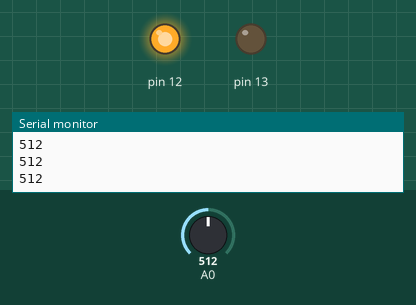
A sketch run on a simulated Arduino Uno, built with avr-gcc and run on an emulated ATmega328P. Shown: output pins drawn as LEDs (lit = HIGH), the last lines printed to the serial monitor. The test bench sets the inputs (shaded band); at power-on: A0 = 512.

Above: at 1.2 s.
1.3 s: A0 set to 104
2.8 s: A0 set to 92
At 3.3 s:
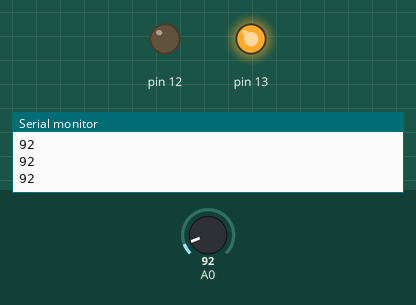
4.3 s: A0 set to 110
At 4.7 s:
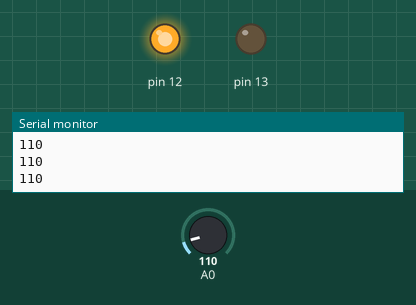
5.8 s: A0 set to 90
At 7.1 s:
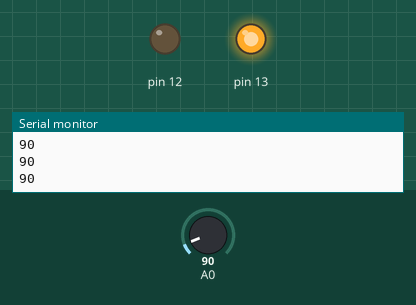
Timing chart, 0 to 8.3 s (numbered marks = the images above; inputs shaded):
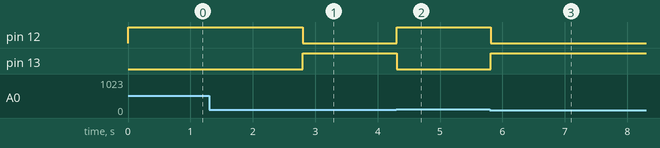

The sketch:

Arduino_manipulando_sensor_de_luminosidade.ino
```cpp
// C++ code
//
int luminosidade = 0;

void setup()
{
  pinMode(A0, INPUT);
  pinMode(13, OUTPUT);
  pinMode(12, OUTPUT);
  Serial.begin(9600);
}

void loop()
{
  luminosidade = analogRead(A0);
  if (luminosidade < 100) {
    digitalWrite(13, HIGH);
    digitalWrite(12, LOW);
  } else {
    digitalWrite(13, LOW);
    digitalWrite(12, HIGH);
  }
  Serial.println(luminosidade);
  delay(10); // Wait for 10 millisecond(s)
}
```

Measured:
- the behaviour switches between 100 and 99 on A0 (found by bisection; images 0 and 1)
- after the input at 2.8 s, pin 12: HIGH → LOW at once; pin 13: LOW → HIGH at once
- after the input at 4.3 s, pin 12: LOW → HIGH at once; pin 13: HIGH → LOW at once
- after the input at 5.8 s, pin 12: HIGH → LOW at once; pin 13: LOW → HIGH at once
